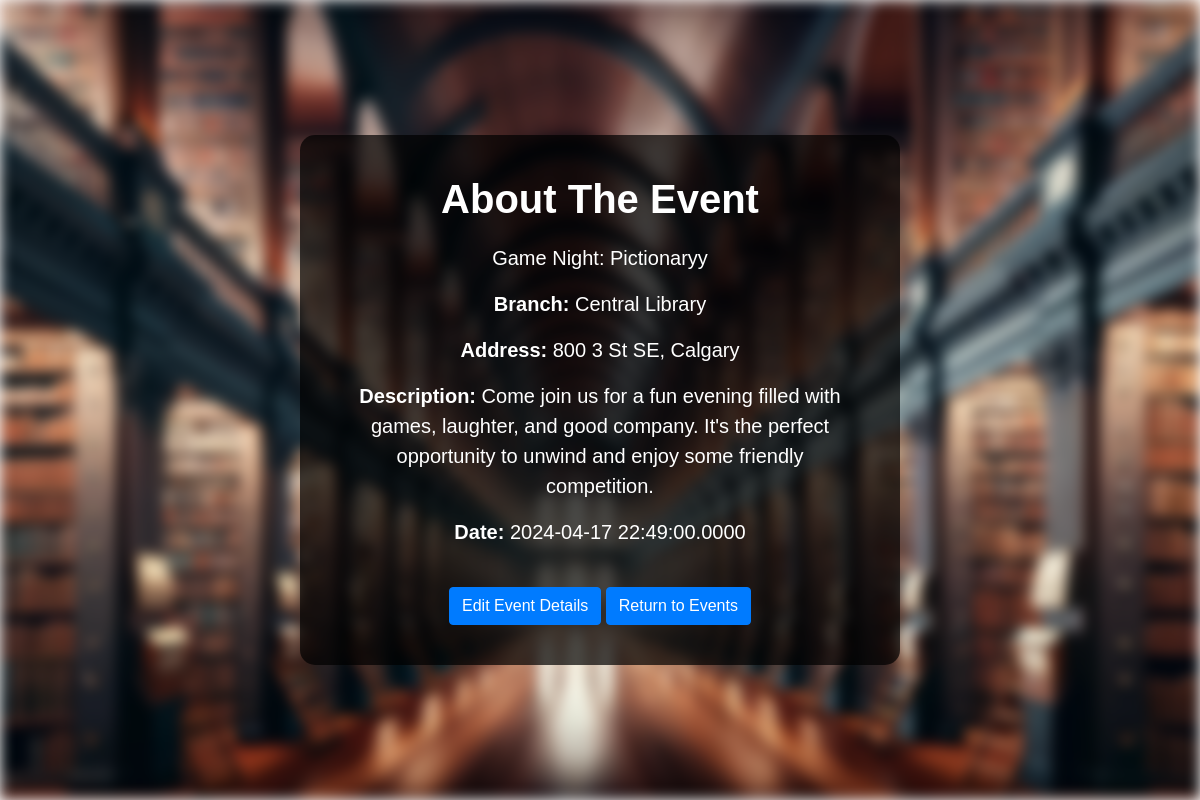
The page /includes/admin-about-event.php?EventID=6821 (signed in) on the database its author committed.
### tables this page shows
CREATE TABLE `event` (
  `EventID` int(100) NOT NULL,
  `EventName` varchar(250) NOT NULL,
  `BranchID` int(100) NOT NULL,
  `Date` timestamp(4) NULL DEFAULT NULL,
  `Description` varchar(200) NOT NULL
);

CREATE TABLE `branch` (
  `BranchID` int(100) NOT NULL,
  `Branch Name` varchar(100) NOT NULL,
  `Address` varchar(250) NOT NULL
);

### includes/admin-about-event.php (the view, shortened to what this page needs)
<?php
include('sqlconnect.php');
$event = isset($_GET['EventID']) ? $_GET['EventID'] : null;
$eventDetails = null;
if ($event) {
    $query = "SELECT event.*, branch.`Branch Name`, branch.`Address` FROM branch JOIN event ON branch.BranchID = event.BranchID WHERE EventID = ?";
    $stmt = $con->prepare($query);
    $stmt->bind_param("i", $event);
    $stmt->execute();
    $result = $stmt->get_result();
    $eventDetails = $result->fetch_assoc();
}
?>
<!DOCTYPE html>
<html lang="en">
<head>
    <link rel="stylesheet" href="https://stackpath.bootstrapcdn.com/bootstrap/4.5.2/css/bootstrap.min.css">
</head>
<body>
    <div class="background"></div>
    <div class="overlay">
        <h1 class="edit-details-event">About The Event</h1>
        <div class="event-details">
            <?php echo htmlspecialchars($eventDetails['EventName']); ?></p>
            <p><strong>Branch:</strong> <?php echo htmlspecialchars($eventDetails['Branch Name']); ?></p>
            <p><strong>Address:</strong> <?php echo htmlspecialchars($eventDetails['Address']); ?></p>
            <p><strong>Description:</strong> <?php echo htmlspecialchars($eventDetails['Description']); ?></p>
            <p><strong>Date:</strong> <?php echo htmlspecialchars($eventDetails['Date']); ?></p>
        </div>
        <a href="edit-event.php?EventID=<?php echo $eventDetails['EventID']; ?>" class="btn btn-primary edit-button">Edit Event Details</a>
        <a href="admin-event.php" class="btn btn-primary edit-button">Return to Events</a>
    </div>
</body>
</html>

### includes/admin-about-event.php (style rules this page uses)
body { margin: 0; padding: 0; font-family: Arial, sans-serif; overflow: hidden; height: 100vh; display: flex; justify-content: center; align-items: center; }
.background { position: fixed; top: 0; left: 0; width: 100%; height: 100%; background: url('bookimg/bgpic.jpg') no-repeat center center fixed; background-size: cover; filter: blur(7px); z-index: -1; }
.overlay { background-color: rgba(0, 0, 0, 0.7); padding: 40px; border-radius: 15px; width: 100%; max-width: 600px; text-align: center; color: white; }
.edit-details-event { font-weight: bold; color: white; margin-bottom: 20px; }
.event-details { font-size: 20px; color: white; margin-bottom: 20px; }
.edit-button { margin-top: 20px; }

### rows shown on the page
event: EventName "Game Night: Pictionaryy", BranchID "Central Library", BranchID.Address "800 3 St SE, Calgary", Description "Come join us for a fun evening filled with games, laughter, and good company. It's the perfect opportunity to unwind and enjoy some friendly competition.", Date "2024-04-17 22:49:00.0000"
